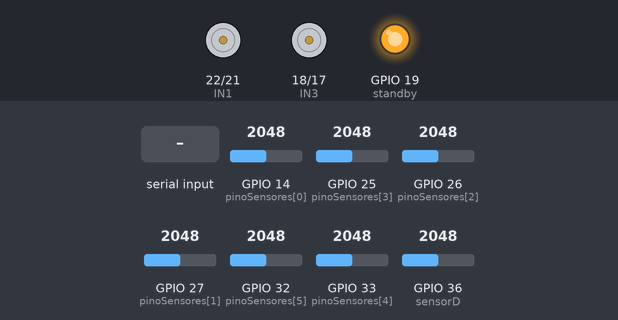
The sketch below on a simulated ESP32. Parts: motor-driver pin pairs drawn as motors (green arrow = first pin HIGH = forward, orange = second pin HIGH = backward, longer = more drive, scaled by the enable pin, stopped while the standby pin is LOW), output pins drawn as LEDs (lit = HIGH). Inputs (shaded band) come from the test bench; at power-on: GPIO 25 (pinoSensores[3]) = 2048, GPIO 33 (pinoSensores[4]) = 2048, GPIO 14 (pinoSensores[0]) = 2048, GPIO 26 (pinoSensores[2]) = 2048, GPIO 27 (pinoSensores[1]) = 2048, GPIO 32 (pinoSensores[5]) = 2048, GPIO 36 (sensorD) = 2048. Nothing arrives over Bluetooth unless stated.

Above: at 1.2 s.
1.3 s: "pid\n" received over the second serial link
At 1.8 s:
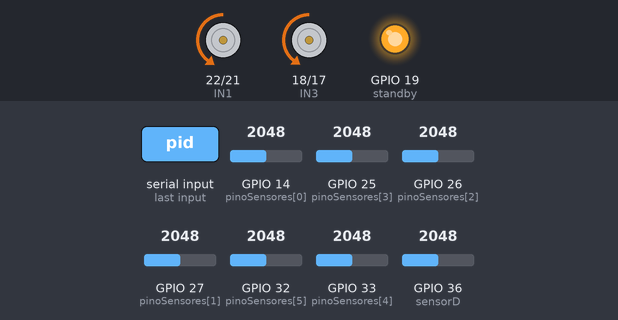
2.8 s: GPIO 25 (pinoSensores[3]) set to 2118
At 4.0 s:
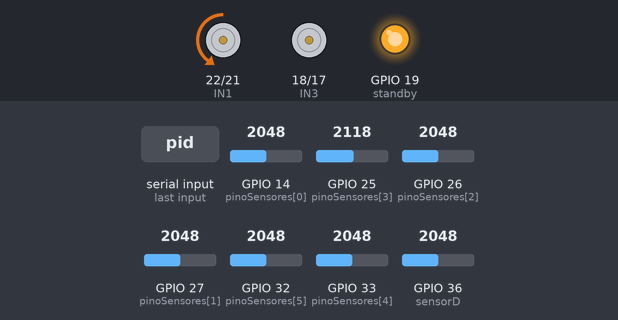
4.3 s: GPIO 33 (pinoSensores[4]) set to 2094
At 5.2 s:
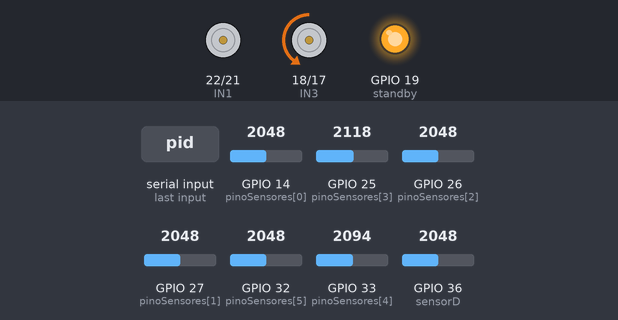
5.8 s: "velocidade\n" received over the second serial link
At 6.6 s:
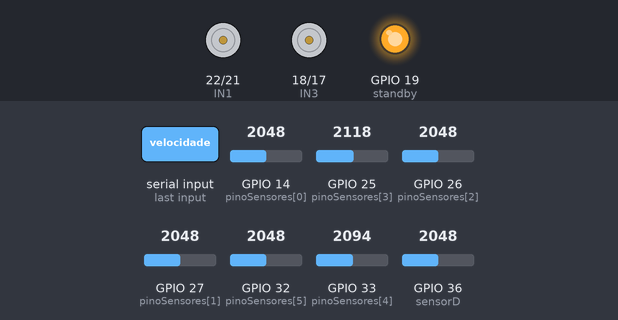
Timing chart, 0 to 8.3 s (numbered marks = the images above; inputs shaded):
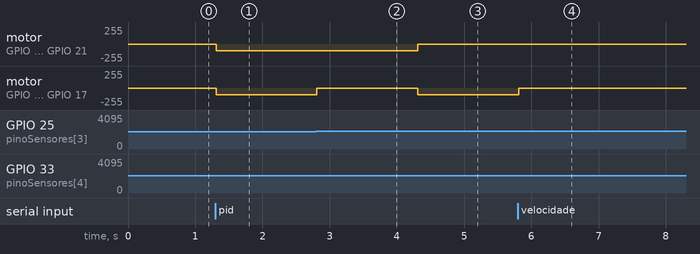

The sketch:

De_Lorean_PID_BLUE_PARADA__CAROL_.ino
```cpp
#include "BluetoothSerial.h"
BluetoothSerial SerialBT;

// === MAPEAMENTO DE PINOS ===
const int ENA = 16;
const int ENB = 23;
const int IN1 = 22;
const int IN2 = 21;
const int IN3 = 18;
const int IN4 = 17;
#define standby 19

const int numSensores = 6;
int pinoSensores[numSensores] = {14, 27, 26, 25, 33, 32};
int SensorF[numSensores];
const int MediaC = 12;

#define portaAtivacao 12
const int canal_PWM_A = 0;
const int canal_PWM_B = 1;
const int freq = 1000;
const int resolucao = 8;

// === CONTROLE PID ===
float kp = 1.0;
float ki = 0.0;
float kd = 0.25;
float erro = 0;
float UltimoErro = 0;
float somaErros = 0;
float correcao = 0;

float VelE = 0;
float VelD = 0;
float mediaE = 100;
float mediaD = 99;

int contadorD = 0;   // Contador do sensor direito
int contadorE = 0;   // Contador do sensor esquerdo
int alvoContador = 54; // Quantas detecções o robô busca antes de parar

float threshold = 0;

#define sensorD 36
//#define sensorE 13

unsigned long tempoAnterior = 0;
const unsigned long intervaloLeiturAA = 1000;
const unsigned long intervaloLeitura = 90;

bool pidAtivo = false; // Controle do modo PID

void setup() {
  Serial.begin(115200);
  SerialBT.begin("DeLoreanV2"); // Nome do Bluetooth
  SerialBT.println("Conecte-se no RoboRemo!");

  pinMode(portaAtivacao, INPUT_PULLUP);
  pinMode(standby, OUTPUT);
  digitalWrite(standby, HIGH);

  pinMode(IN1, OUTPUT);
  pinMode(IN2, OUTPUT);
  pinMode(IN3, OUTPUT);
  pinMode(IN4, OUTPUT);

  pinMode(sensorD, INPUT);

  ledcSetup(canal_PWM_A, freq, resolucao);
  ledcAttachPin(ENA, canal_PWM_A);
  ledcSetup(canal_PWM_B, freq, resolucao);
  ledcAttachPin(ENB, canal_PWM_B);

  for (int i = 0; i < numSensores; i++) {
    pinMode(pinoSensores[i], INPUT);
  }

  calculaMediaSensores();
}

void calculaMediaSensores() {
  float contadorSF = 0;
  for (int i = 0; i < numSensores; i++) {
    contadorSF = 0;
    for (int m = 0; m < MediaC; m++) {
      contadorSF += analogRead(pinoSensores[i]);
    }
    SensorF[i] = contadorSF / MediaC;
  }

  contadorSF = 0;
  for (int i = 0; i < numSensores; i++) {
    contadorSF += SensorF[i];
  }
  threshold = contadorSF / numSensores;
}

void retornaErro() {
  if (SensorF[0] <= threshold && SensorF[1] > threshold && SensorF[2] > threshold && SensorF[3] > threshold && SensorF[4] > threshold && SensorF[5] > threshold)
    erro = 3;
  else if (SensorF[0] <= threshold && SensorF[1] <= threshold && SensorF[2] > threshold && SensorF[3] > threshold && SensorF[4] > threshold)
    erro = 2;
  else if (SensorF[0] <= threshold && SensorF[1] <= threshold && SensorF[2] <= threshold && SensorF[3] > threshold && SensorF[4] > threshold)
    erro = 1;
  else if (SensorF[0] > threshold && SensorF[1] > threshold && SensorF[2] <= threshold && SensorF[3] <= threshold && SensorF[4] > threshold && SensorF[5] > threshold)
    erro = 0;
  else if (SensorF[2] > threshold && SensorF[3] <= threshold && SensorF[4] <= threshold && SensorF[5] <= threshold)
    erro = -1;
  else if (SensorF[3] > threshold && SensorF[4] <= threshold && SensorF[5] <= threshold)
    erro = -2;
  else if (SensorF[4] > threshold && SensorF[5] <= threshold)
    erro = -3;
  else
    erro = 0;
}

float CalculoPID(float erro) {
  somaErros += erro;
  float PID_C = (kp * erro) + (ki * somaErros) + (kd * (erro - UltimoErro));
  UltimoErro = erro;
  return PID_C;
}

void loop() {
  // Recebe comandos do RoboRemo
  if (SerialBT.available()) {
    String cmd = SerialBT.readStringUntil('\n');
    cmd.trim();

    if (cmd == "pid") {
      pidAtivo = true;
      SerialBT.println("Modo PID ATIVADO");
    }
    else if (cmd == "off") {
      pidAtivo = false;
      pararMotores();
      SerialBT.println("Robo DESLIGADO");
    }
    else if (cmd.startsWith("velocidade")) {
      int val = cmd.substring(10).toInt();
      mediaE = constrain(val, 0, 255);
      mediaD = constrain(val - 1, 0, 255);
      SerialBT.printf("Velocidade ajustada para %d\n", val);
    }
    else if (cmd == "maisD") {
      alvoContador++;
      SerialBT.printf("ContadorD incrementado: %d (Alvo: %d)\n", contadorD, alvoContador);
    }
    else if (cmd == "menosD") {
      alvoContador--;
      SerialBT.printf("ContadorD decrementado: %d (Alvo: %d)\n", contadorD, alvoContador);
    }
  }

  // Lógica do sensor direito
  int sensordValorD = analogRead(sensorD);
  if (sensordValorD < 2000) {
    if (millis() - tempoAnterior > intervaloLeiturAA) {
      contadorD++;
      SerialBT.printf("Sensor D DETECTADO (%d/%d)\n", contadorD, alvoContador);
      tempoAnterior = millis();
    }
  }

   if (contadorD >= alvoContador) {
    pararMotores();
    SerialBT.println("Alvo atingido, motores parados!");
    return;
  }


  // Se PID ativo, faz leitura e correção
  if (pidAtivo) {
    float contadorSF = 0;
    for (int i = 0; i < numSensores; i++) {
      contadorSF = 0;
      for (int m = 0; m < MediaC; m++) {
        contadorSF += analogRead(pinoSensores[i]);
      }
      SensorF[i] = contadorSF / MediaC;
    }

    retornaErro();
    float PID_C = CalculoPID(erro);

    if (erro == 0) {
      moverFrente(100, 99);
    } else if (PID_C < 0) {
      VelE = mediaE;
      VelD = constrain(mediaD + PID_C * 100, 0, 255);
      moverFrente(VelE, VelD);
    } else if (PID_C > 0) {
      VelE = constrain(mediaE - PID_C * 100, 0, 255);
      VelD = mediaD;
      moverFrente(VelE, VelD);
    }
  }
}

void moverFrente(int velE, int velD) {
  digitalWrite(IN1, LOW);
  digitalWrite(IN2, HIGH);
  digitalWrite(IN3, LOW);
  digitalWrite(IN4, HIGH);
  ledcWrite(canal_PWM_A, velE);
  ledcWrite(canal_PWM_B, velD);
}

void pararMotores() {
  digitalWrite(IN1, LOW);
  digitalWrite(IN2, LOW);
  digitalWrite(IN3, LOW);
  digitalWrite(IN4, LOW);
  ledcWrite(canal_PWM_A, 0);
  ledcWrite(canal_PWM_B, 0);
}
```

Measured:
- the behaviour switches between 2048 and 2049 on GPIO 25 (pinoSensores[3]) (found by bisection; images 1 and 2)
- the behaviour switches between 2048 and 2049 on GPIO 33 (pinoSensores[4]) (found by bisection; images 2 and 3)
- after the input at 1.3 s, motor on GPIO 22 (IN1) / GPIO 21 (IN2): stopped → backward 100/255 at once; motor on GPIO 18 (IN3) / GPIO 17 (IN4): stopped → backward 99/255 at once
- after the input at 2.8 s, motor on GPIO 18 (IN3) / GPIO 17 (IN4): backward 99/255 → stopped at once
- after the input at 4.3 s, motor on GPIO 22 (IN1) / GPIO 21 (IN2): backward 100/255 → stopped at once; motor on GPIO 18 (IN3) / GPIO 17 (IN4): stopped → backward 99/255 at once
- after the input at 5.8 s, motor on GPIO 18 (IN3) / GPIO 17 (IN4): backward 99/255 → stopped at once
